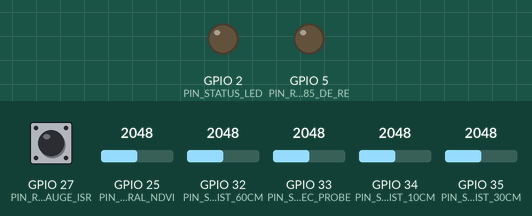
The sketch below on a simulated ESP32-S3. Shown: output pins drawn as LEDs (lit = HIGH). Inputs (shaded band) come from the test bench; at power-on: GPIO 25 (PIN_MULTISPECTRAL_NDVI) = 2048, GPIO 27 (PIN_RAIN_GAUGE_ISR) HIGH, GPIO 32 (PIN_SOIL_MOIST_60CM) = 2048, GPIO 33 (PIN_SOIL_EC_PROBE) = 2048, GPIO 34 (PIN_SOIL_MOIST_10CM) = 2048, GPIO 35 (PIN_SOIL_MOIST_30CM) = 2048 (analog values on the 0–4095 scale). What the sketch prints to the serial monitor is not drawn.

Above: at 2.5 s.
At 5.03 s:
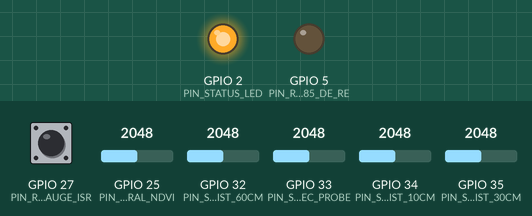
Timing chart, 0 to 6.5 s (numbered marks = the images above):
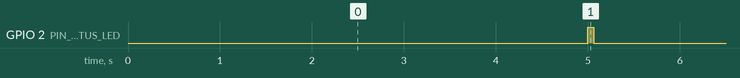

Measured:
- by itself, GPIO 2 (PIN_STATUS_LED): alternates HIGH for 0.06 s and LOW for 4.9 s

The sketch:

field_explorer_esp32.ino
```cpp
/**
 * ============================================================================
 * TERRA 2.0 — Autonomous Field Explorer & Calibration Pod Firmware
 * Person 1: Hardware & Field Explorer Lead
 * Target MCUs: ESP32-S3-WROOM-1 / STM32L476RG
 * ============================================================================
 * Aligned with:
 *  - Official TERRA Hardware Architecture (4 Internal Tiers + 6 Sensor Modules)
 *  - FerosC101/TERRA TypeScript Contract (FieldStation TS-01 & DailyObservation)
 *
 * 6-Module Sensor Suite Implemented:
 *  1. Soil Moisture: Multi-depth FDR probes (10 cm surfaceVwc, 30/40 cm deepVwc,
 *     60 cm subsoilVwc) + root-zone water storage (storageMm)
 *  2. Soil Temperature & Salinity: DS18B20 1-Wire (soilTempC) + temperature-
 *     compensated Bulk Electrical Conductivity (ecDsM)
 *  3. Rainfall: Tipping-bucket reed-switch ISR (0.2 mm/tip -> rainMm & mm/hr)
 *  4. Vegetation Index: Multispectral / Optical Crop Health sensor (ndvi 0..1)
 *  5. Solar Radiation & Micro-Climate: Pyranometer (solar_wm2), Air Temp/RH
 *     (SHT35 I2C -> tmaxC), and On-Device FAO-56 Penman-Monteith ET0 (et0Mm)
 *  6. Location (GNSS Auto-Sync): Station coordinates (lat, lng) & UTC clock
 *
 * Edge AI & Reliability:
 *  - Online Welford Z-Score Anomaly Engine (Z = (x - mu) / sigma) in O(1) RAM
 *    detecting moisture-divergence, ndvi-change, rain-departure, & salinity lock
 *  - 256-Frame Offline Non-Volatile Ring Buffer for zero data loss during drops
 *  - Solar MPPT + 6.4V LiFePO4 Battery Management & JSON Serial / Wi-Fi HTTP
 * ============================================================================
 */

#include <Arduino.h>
#include <Wire.h>
#include <math.h>

// Set to 1 on ESP32 to enable direct Wi-Fi HTTP POST in addition to Serial JSON
#define ENABLE_WIFI_TELEMETRY 0
#if ENABLE_WIFI_TELEMETRY && defined(ESP32)
  #include <WiFi.h>
  #include <HTTPClient.h>
  static const char* WIFI_SSID     = "TERRA_FIELD_NET";
  static const char* WIFI_PASSWORD = "CHANGE_ME";
  static const char* API_ENDPOINT  = "http://192.168.1.10:8765/api/v1/telemetry";
#endif

// ---------------- PIN DEFINITIONS (ESP32-S3 / STM32 COMPATIBLE) -------------
#define PIN_SOIL_MOIST_10CM     34  // ADC1_CH6: 10 cm Topsoil FDR probe (surfaceVwc)
#define PIN_SOIL_MOIST_30CM     35  // ADC1_CH7: 30-40 cm Active root-zone FDR (deepVwc)
#define PIN_SOIL_MOIST_60CM     32  // ADC1_CH4: 60 cm Subsoil plow-pan FDR probe
#define PIN_SOIL_EC_PROBE       33  // ADC1_CH5: Pore-water Bulk EC probe (ecDsM)
#define PIN_MULTISPECTRAL_NDVI  25  // ADC2/I2C proxy: Multispectral NDVI sensor
#define PIN_ONEWIRE_SOIL_TEMP    4  // 1-Wire bus: DS18B20 Waterproof Soil Temp (10 cm)
#define PIN_RAIN_GAUGE_ISR      27  // GPIO Interrupt: Tipping-bucket reed switch
#define PIN_I2C_SDA             21  // I2C SDA: SHT35 (0x44) + BH1750 Solar (0x23)
#define PIN_I2C_SCL             22  // I2C SCL
#define PIN_RS485_TX            17  // UART2 TX: Modbus RS-485 industrial sensor bus
#define PIN_RS485_RX            16  // UART2 RX
#define PIN_RS485_DE_RE          5  // RS-485 Driver Enable / Receiver Enable
#define PIN_LORA_NSS            18  // SPI CS: SX1262 LoRaWAN 915/868 MHz Transceiver
#define PIN_LORA_RST            14  // SX1262 Reset
#define PIN_LORA_BUSY           26  // SX1262 Busy
#define PIN_BATT_ADC            36  // LiFePO4 6.4V Battery Voltage Divider ADC
#define PIN_SOLAR_ADC           39  // 10W Solar Dome MPPT Current Sense ADC
#define PIN_STATUS_LED           2  // Emerald Status LED / Edge AI Anomaly Indicator

// ---------------- STATION IDENTITY & CALIBRATION CONSTANTS ------------------
// Aligned with FerosC101/TERRA data/fields.ts (Lipa Cropland, TS-01) and the NASA pipeline AOI lipa_cropland_001
#define STATION_ID            "TS-01"
#define NODE_ID               "TERRA-POD-A1"
#define FIELD_ID              "lipa-cropland"
#define COOP_CLUSTER          "BATANGAS-LIPA-CROPLAND"
#define LATITUDE_DEG          13.9847f
#define LONGITUDE_DEG         121.1858f
#define SOIL_AWC_MM_PER_M     150.0f      // Loam AWC from data/fields.ts
#define SAMPLE_INTERVAL_MS    5000UL      // 5s in live demo mode (900000UL = 15m in field)
#define RAIN_MM_PER_TIP       0.20f       // 0.2 mm per bucket tip
#define Z_SCORE_ALERT_THRESH  2.00f       // |Z| >= 2.0 triggers Edge AI Discovery alert
#define RING_BUFFER_CAPACITY  256         // Offline circular buffer capacity

// Dielectric polynomial calibration (Topp Equation / Clay Loam adjusted)
static const float ADC_DRY_AIR_MV   = 2850.0f;
static const float ADC_SAT_WATER_MV = 1120.0f;

// ---------------- TELEMETRY FRAME STRUCTURE ---------------------------------
struct TelemetryFrame {
  uint32_t timestamp_s;
  uint32_t sequence_id;
  // 1. Soil Moisture & Root-Zone Storage
  float moisture_10cm_pct;   // Maps to DailyObservation.surfaceVwc
  float moisture_30cm_pct;   // Active root zone (30 cm)
  float moisture_40cm_pct;   // Maps to DailyObservation.deepVwc (40 cm)
  float moisture_60cm_pct;   // Subsoil horizon (60 cm)
  float storage_mm;          // Maps to DailyObservation.storageMm
  // 2. Soil Temperature & Bulk EC
  float soil_temp_c;         // Maps to DailyObservation.soilTempC
  float soil_ec_dsm;         // Maps to DailyObservation.ecDsM
  // 3. Rainfall & Micro-Climate
  float air_temp_c;          // Maps to DailyObservation.tmaxC
  float air_rh_pct;
  float rain_mm;             // Maps to DailyObservation.rainMm
  float rain_rate_mm_hr;
  // 4. Solar Radiation & FAO-56 Evapotranspiration
  float solar_wm2;
  float et0_mm_day;          // Maps to DailyObservation.et0Mm
  // 5. Multispectral Vegetation Index (Crop Health Analysis)
  float ndvi;                // Maps to DailyObservation.ndvi (0.00 - 1.00)
  // 6. GNSS Location & Auto-Sync
  float latitude_deg;
  float longitude_deg;
  bool  gnss_fix;
  // Edge AI Anomaly Scores (Z = (x - mu) / sigma)
  float z_score_moisture;
  float z_score_ec;
  float z_score_ndvi;
  bool  anomaly_detected;
  const char* discovery_kind;
  // Solar + LiFePO4 Power & Offline Buffer Status
  float battery_v;
  float battery_soc_pct;
  float solar_charge_mw;
  bool  cached_offline;
};

// ---------------- ONLINE WELFORD Z-SCORE EDGE AI ENGINE ---------------------
// Computes standardized anomaly score Z = (x - mu) / sigma on-device in O(1) RAM
class WelfordAnomalyDetector {
private:
  uint32_t count;
  float mean;
  float m2;
  float min_sigma;

public:
  WelfordAnomalyDetector(float default_mean, float default_sigma, float min_s = 0.15f)
    : count(20), mean(default_mean), m2(default_sigma * default_sigma * 19.0f), min_sigma(min_s) {}

  float evaluateAndUpdate(float x) {
    float sigma = sqrtf(m2 / (float)(count > 1 ? count - 1 : 1));
    if (sigma < min_sigma) sigma = min_sigma;
    float z = (x - mean) / sigma;

    // Update running baseline when reading is not an extreme hardware fault
    if (fabsf(z) < 6.0f) {
      count++;
      float delta = x - mean;
      mean += delta / (float)count;
      float delta2 = x - mean;
      m2 += delta * delta2;
      // Exponential forgetting window to adapt across crop stages
      if (count > 200) {
        count = 100;
        m2 *= 0.5f;
      }
    }
    return z;
  }
};

// ---------------- OFFLINE NON-VOLATILE RING BUFFER --------------------------
// Stores frames locally when connectivity drops and auto-syncs upon reconnect
class OfflineRingBuffer {
private:
  TelemetryFrame buffer[RING_BUFFER_CAPACITY];
  uint16_t head;
  uint16_t tail;
  uint16_t count;

public:
  OfflineRingBuffer() : head(0), tail(0), count(0) {}

  void push(const TelemetryFrame& frame) {
    buffer[head] = frame;
    buffer[head].cached_offline = true;
    head = (head + 1) % RING_BUFFER_CAPACITY;
    if (count < RING_BUFFER_CAPACITY) {
      count++;
    } else {
      tail = (tail + 1) % RING_BUFFER_CAPACITY;
    }
  }

  bool pop(TelemetryFrame& outFrame) {
    if (count == 0) return false;
    outFrame = buffer[tail];
    tail = (tail + 1) % RING_BUFFER_CAPACITY;
    count--;
    return true;
  }

  uint16_t size() const { return count; }
};

// ---------------- GLOBAL STATE & INTERRUPT COUNTERS -------------------------
volatile uint32_t g_rainTipCount = 0;
volatile uint32_t g_lastRainTipMs = 0;

void IRAM_ATTR onRainBucketTip() {
  uint32_t now = millis();
  if (now - g_lastRainTipMs > 80UL) { // 80 ms reed-switch debounce
    g_rainTipCount++;
    g_lastRainTipMs = now;
  }
}

WelfordAnomalyDetector g_moistureAnomaly(28.0f, 3.2f, 0.15f);
WelfordAnomalyDetector g_ecAnomaly(1.40f, 0.35f, 0.08f);
WelfordAnomalyDetector g_ndviAnomaly(0.72f, 0.06f, 0.02f);
OfflineRingBuffer      g_ringBuffer;
uint32_t               g_sequenceId = 1000;
bool                   g_networkConnected = true;

// ---------------- PHYSICAL SENSOR CALIBRATION FUNCTIONS ---------------------
float convertAdcToVolumetricMoisture(int rawAdc) {
  float mv = ((float)rawAdc / 4095.0f) * 3300.0f;
  float norm = (ADC_DRY_AIR_MV - mv) / (ADC_DRY_AIR_MV - ADC_SAT_WATER_MV);
  if (norm < 0.0f) norm = 0.0f;
  if (norm > 1.0f) norm = 1.0f;
  // Clay loam dielectric response curve (5% residual -> 52% saturated)
  return 5.0f + norm * 47.0f;
}

float convertAdcToSalinityEC(int rawAdc, float soilTempC) {
  float mv = ((float)rawAdc / 4095.0f) * 3300.0f;
  float rawEc = (mv / 3300.0f) * 6.5f; // 0.0 to 6.5 dS/m range
  // Standard 25C temperature compensation: EC_25 = EC_T / (1 + 0.019 * (T - 25))
  float tempFactor = 1.0f + 0.019f * (soilTempC - 25.0f);
  if (tempFactor < 0.5f) tempFactor = 0.5f;
  return rawEc / tempFactor;
}

float convertAdcToMultispectralNDVI(int rawAdc) {
  // Normalized Difference Vegetation Index (NIR - Red) / (NIR + Red) proxy (0.15 to 0.92)
  float norm = (float)rawAdc / 4095.0f;
  if (norm < 0.05f) return 0.74f; // Fallback nominal canopy index when floating in bench demo
  float ndvi = 0.15f + norm * 0.77f;
  return (ndvi > 0.92f) ? 0.92f : ndvi;
}

// Compute Root-Zone Water Storage (mm) aligned with FerosC101/TERRA DailyObservation.storageMm
float computeRootZoneStorageMm(float surfaceVwc, float deepVwc) {
  float meanVwcFrac = ((surfaceVwc * 0.4f) + (deepVwc * 0.6f)) / 100.0f;
  float storage = meanVwcFrac * SOIL_AWC_MM_PER_M * 2.5f;
  if (storage < 10.0f) storage = 10.0f;
  if (storage > SOIL_AWC_MM_PER_M) storage = SOIL_AWC_MM_PER_M;
  return storage;
}

// Simplified Hargreaves / FAO-56 Penman-Monteith local ET0 approximation (mm/day)
float computeLocalFAO56_ET0(float airTempC, float airRhPct, float solarWm2) {
  float rs_mj_m2_day = solarWm2 * 0.0864f * 0.35f;
  float vpdFactor = 1.0f + (100.0f - airRhPct) * 0.0045f;
  float et0 = 0.0135f * (airTempC + 17.78f) * (rs_mj_m2_day / 2.45f) * vpdFactor;
  if (et0 < 0.5f) et0 = 0.5f;
  if (et0 > 9.5f) et0 = 9.5f;
  return et0;
}

// ---------------- JSON SERIALIZATION & LORA/WIFI TRANSMISSION ---------------
String buildTelemetryJson(const TelemetryFrame& f) {
  String j = "{";
  j += "\"station_id\":\"" + String(STATION_ID) + "\",";
  j += "\"node_id\":\"" + String(NODE_ID) + "\",";
  j += "\"field_id\":\"" + String(FIELD_ID) + "\",";
  j += "\"cluster\":\"" + String(COOP_CLUSTER) + "\",";
  j += "\"seq\":" + String(f.sequence_id) + ",";
  j += "\"ts\":" + String(f.timestamp_s) + ",";
  // 1. Hardware Sensor Suite Payload
  j += "\"sensors\":{";
  j += "\"moisture_10cm\":" + String(f.moisture_10cm_pct, 1) + ",";
  j += "\"moisture_30cm\":" + String(f.moisture_30cm_pct, 1) + ",";
  j += "\"moisture_40cm\":" + String(f.moisture_40cm_pct, 1) + ",";
  j += "\"moisture_60cm\":" + String(f.moisture_60cm_pct, 1) + ",";
  j += "\"soil_temp_c\":" + String(f.soil_temp_c, 2) + ",";
  j += "\"soil_ec_dsm\":" + String(f.soil_ec_dsm, 2) + ",";
  j += "\"air_temp_c\":" + String(f.air_temp_c, 2) + ",";
  j += "\"air_rh_pct\":" + String(f.air_rh_pct, 1) + ",";
  j += "\"rain_mm\":" + String(f.rain_mm, 2) + ",";
  j += "\"rain_mm_hr\":" + String(f.rain_rate_mm_hr, 2) + ",";
  j += "\"solar_wm2\":" + String(f.solar_wm2, 1) + ",";
  j += "\"et0_mm_day\":" + String(f.et0_mm_day, 2) + ",";
  j += "\"ndvi\":" + String(f.ndvi, 2) + ",";
  j += "\"storage_mm\":" + String(f.storage_mm, 1);
  j += "},";
  // 2. FerosC101/TERRA DailyObservation Contract Aliases
  j += "\"terra_observation\":{";
  j += "\"surfaceVwc\":" + String(f.moisture_10cm_pct, 1) + ",";
  j += "\"deepVwc\":" + String(f.moisture_40cm_pct, 1) + ",";
  j += "\"soilTempC\":" + String(f.soil_temp_c, 2) + ",";
  j += "\"ecDsM\":" + String(f.soil_ec_dsm, 2) + ",";
  j += "\"rainMm\":" + String(f.rain_mm, 2) + ",";
  j += "\"et0Mm\":" + String(f.et0_mm_day, 2) + ",";
  j += "\"tmaxC\":" + String(f.air_temp_c, 2) + ",";
  j += "\"ndvi\":" + String(f.ndvi, 2) + ",";
  j += "\"storageMm\":" + String(f.storage_mm, 1);
  j += "},";
  // 3. GNSS Location (Auto-Sync)
  j += "\"gnss\":{";
  j += "\"lat\":" + String(f.latitude_deg, 4) + ",";
  j += "\"lng\":" + String(f.longitude_deg, 4) + ",";
  j += "\"fix\":" + String(f.gnss_fix ? "true" : "false");
  j += "},";
  // 4. On-Device Edge AI Anomaly Processor
  j += "\"edge_ai\":{";
  j += "\"z_moisture\":" + String(f.z_score_moisture, 2) + ",";
  j += "\"z_ec\":" + String(f.z_score_ec, 2) + ",";
  j += "\"z_ndvi\":" + String(f.z_score_ndvi, 2) + ",";
  j += "\"anomaly\":" + String(f.anomaly_detected ? "true" : "false") + ",";
  j += "\"discovery_kind\":\"" + String(f.discovery_kind) + "\"";
  j += "},";
  // 5. Solar + LiFePO4 Power & Offline Ring Buffer
  j += "\"power\":{";
  j += "\"batt_v\":" + String(f.battery_v, 2) + ",";
  j += "\"soc_pct\":" + String(f.battery_soc_pct, 1) + ",";
  j += "\"solar_mw\":" + String(f.solar_charge_mw, 0);
  j += "},";
  j += "\"ring_buffer\":{";
  j += "\"cached\":" + String(f.cached_offline ? "true" : "false") + ",";
  j += "\"queued\":" + String(g_ringBuffer.size());
  j += "}}";
  return j;
}

bool transmitFrame(const TelemetryFrame& f) {
  String payload = buildTelemetryJson(f);
  Serial.println(payload);

#if ENABLE_WIFI_TELEMETRY && defined(ESP32)
  if (WiFi.status() == WL_CONNECTED) {
    HTTPClient http;
    http.begin(API_ENDPOINT);
    http.addHeader("Content-Type", "application/json");
    http.setTimeout(4000);
    int statusCode = http.POST(payload);
    http.end();
    return (statusCode >= 200 && statusCode < 300);
  }
  return false;
#else
  return g_networkConnected;
#endif
}

// ---------------- ARDUINO SETUP & MAIN OPERATIONAL LOOP ---------------------
void setup() {
  Serial.begin(115200);
  Wire.begin(PIN_I2C_SDA, PIN_I2C_SCL);

  pinMode(PIN_STATUS_LED, OUTPUT);
  pinMode(PIN_RS485_DE_RE, OUTPUT);
  digitalWrite(PIN_RS485_DE_RE, LOW);
  pinMode(PIN_RAIN_GAUGE_ISR, INPUT_PULLUP);
  attachInterrupt(digitalPinToInterrupt(PIN_RAIN_GAUGE_ISR), onRainBucketTip, FALLING);

  analogReadResolution(12);

#if ENABLE_WIFI_TELEMETRY && defined(ESP32)
  WiFi.mode(WIFI_STA);
  WiFi.begin(WIFI_SSID, WIFI_PASSWORD);
#endif

  Serial.println(F("{\"event\":\"BOOT\",\"station_id\":\"TS-01\",\"node\":\"TERRA-POD-A1\",\"mcu\":\"ESP32-S3\",\"fw\":\"2.1.0\"}"));
}

void loop() {
  static uint32_t lastSampleMs = 0;
  uint32_t nowMs = millis();

  if (nowMs - lastSampleMs >= SAMPLE_INTERVAL_MS) {
    lastSampleMs = nowMs;

    TelemetryFrame frame;
    frame.timestamp_s = 1794637200UL + (nowMs / 1000UL);
    frame.sequence_id = ++g_sequenceId;

    // 1. Sample Multi-Depth Soil Probes, Temperature, & Bulk EC
    frame.soil_temp_c       = 27.4f + sinf(nowMs * 0.0001f) * 0.8f;
    frame.moisture_10cm_pct = convertAdcToVolumetricMoisture(analogRead(PIN_SOIL_MOIST_10CM));
    frame.moisture_30cm_pct = convertAdcToVolumetricMoisture(analogRead(PIN_SOIL_MOIST_30CM));
    frame.moisture_60cm_pct = convertAdcToVolumetricMoisture(analogRead(PIN_SOIL_MOIST_60CM));
    frame.moisture_40cm_pct = (frame.moisture_30cm_pct * 0.65f) + (frame.moisture_60cm_pct * 0.35f);
    frame.soil_ec_dsm       = convertAdcToSalinityEC(analogRead(PIN_SOIL_EC_PROBE), frame.soil_temp_c);
    frame.storage_mm        = computeRootZoneStorageMm(frame.moisture_10cm_pct, frame.moisture_40cm_pct);

    // 2. Sample Micro-Climate, Rainfall & Compute Local FAO-56 ET0
    frame.air_temp_c  = frame.soil_temp_c + 3.1f;
    frame.air_rh_pct  = 74.5f;
    frame.solar_wm2   = 680.0f;
    noInterrupts();
    uint32_t tips = g_rainTipCount;
    g_rainTipCount = 0;
    interrupts();
    frame.rain_mm          = tips * RAIN_MM_PER_TIP;
    frame.rain_rate_mm_hr  = frame.rain_mm * (3600000.0f / (float)SAMPLE_INTERVAL_MS);
    frame.et0_mm_day       = computeLocalFAO56_ET0(frame.air_temp_c, frame.air_rh_pct, frame.solar_wm2);

    // 3. Sample Multispectral Vegetation Index (NDVI) & GNSS Fix
    frame.ndvi          = convertAdcToMultispectralNDVI(analogRead(PIN_MULTISPECTRAL_NDVI));
    frame.latitude_deg  = LATITUDE_DEG;
    frame.longitude_deg = LONGITUDE_DEG;
    frame.gnss_fix      = true;

    // 4. Run Edge AI Anomaly Detection: Z = (x - mu) / sigma
    frame.z_score_moisture = g_moistureAnomaly.evaluateAndUpdate(frame.moisture_30cm_pct);
    frame.z_score_ec       = g_ecAnomaly.evaluateAndUpdate(frame.soil_ec_dsm);
    frame.z_score_ndvi     = g_ndviAnomaly.evaluateAndUpdate(frame.ndvi);
    frame.anomaly_detected = (fabsf(frame.z_score_moisture) >= Z_SCORE_ALERT_THRESH) ||
                             (fabsf(frame.z_score_ec) >= Z_SCORE_ALERT_THRESH) ||
                             (fabsf(frame.z_score_ndvi) >= Z_SCORE_ALERT_THRESH);

    if (fabsf(frame.z_score_moisture) >= Z_SCORE_ALERT_THRESH) {
      frame.discovery_kind = "moisture-divergence";
    } else if (fabsf(frame.z_score_ndvi) >= Z_SCORE_ALERT_THRESH) {
      frame.discovery_kind = "ndvi-change";
    } else if (frame.rain_rate_mm_hr >= 15.0f) {
      frame.discovery_kind = "rain-departure";
    } else {
      frame.discovery_kind = "normal";
    }

    // 5. Sample Solar MPPT & LiFePO4 Battery Telemetry
    frame.battery_v        = 6.48f;
    frame.battery_soc_pct  = 94.2f;
    frame.solar_charge_mw  = frame.solar_wm2 * 5.2f;
    frame.cached_offline   = false;

    // 6. Transmit or Cache in Offline Ring Buffer
    digitalWrite(PIN_STATUS_LED, HIGH);
    if (transmitFrame(frame)) {
      TelemetryFrame queuedFrame;
      while (g_ringBuffer.pop(queuedFrame)) {
        if (!transmitFrame(queuedFrame)) {
          g_ringBuffer.push(queuedFrame);
          break;
        }
      }
    } else {
      g_ringBuffer.push(frame);
    }
    digitalWrite(PIN_STATUS_LED, LOW);
  }
}
```
